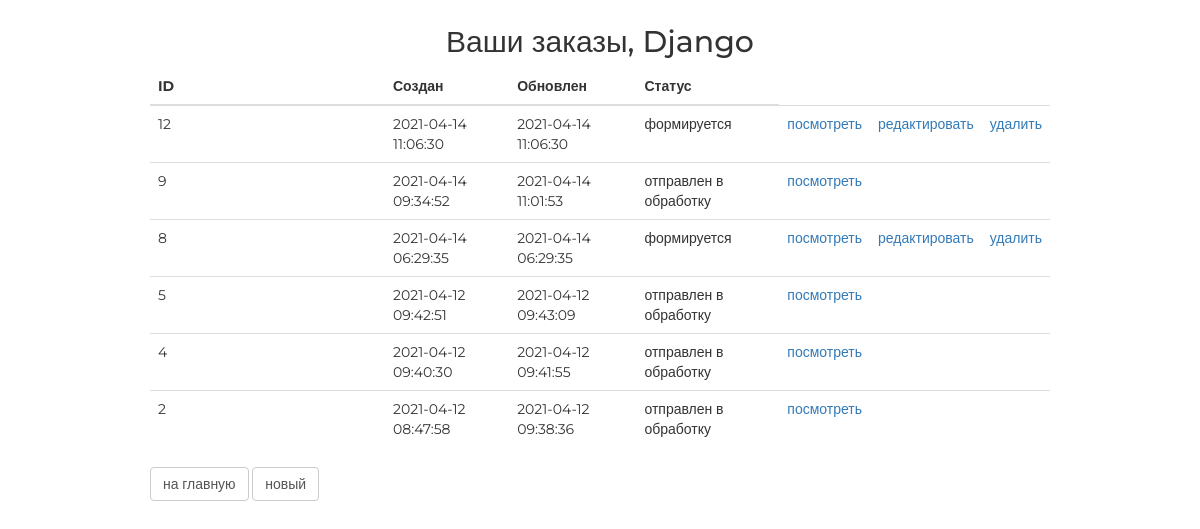
Screenshot of /order/ (signed in) with the database file from the repository.
### authapp/models.py (models this page shows, shortened)
class ShopUser(AbstractUser):
    avatar = models.ImageField(upload_to='users_avatars', blank=True)
    age = models.PositiveSmallIntegerField(verbose_name='возраст', default=18)
    activation_key = models.CharField(verbose_name='ключ подтверждения', max_length=128, blank=True)
    activation_key_expires = models.DateTimeField(verbose_name='актуальность ключа', auto_now_add=True, blank=True,
                                                  null=True)

### ordersapp/models.py (models this page shows, shortened)
class Order(models.Model):
    FORMING = 'FM'
    SEND_TO_PROCEED = 'STP'
    PROCEEDED = 'PRD'
    PAID = 'PD'
    READY = 'RDY'
    CANCEL = 'CNC'
    ORDER_STATUSES = (
        (FORMING, 'формируется'),
        (SEND_TO_PROCEED, 'отправлен в обработку'),
        (PROCEEDED, 'обработан'),
        (PAID, 'оплачен'),
        (READY, 'готов к выдаче'),
        (CANCEL, 'отменен'),
    )
    user = models.ForeignKey(settings.AUTH_USER_MODEL, on_delete=models.CASCADE)
    created = models.DateTimeField(auto_now_add=True, verbose_name='создан')
    updated = models.DateTimeField(auto_now=True, verbose_name='изменен')
    status = models.CharField(choices=ORDER_STATUSES, default=FORMING, verbose_name='статус', max_length=3)
    is_active = models.BooleanField(default=True, verbose_name='активен')
    class Meta:
        ordering = ('-created',)
        verbose_name = 'заказ',
        verbose_name_plural = 'заказы'

### ordersapp/views.py (the view)
# urls.py: path('', ordersapp.OrderListView.as_view(), name='orders_list'),
class OrderListView(ListView):
    model = Order
    def get_queryset(self):
        return Order.objects.filter(user=self.request.user)

### mainapp/context_processors.py (called while the page is built)
def basket(request):
    basket_list = []
    if request.user.is_authenticated:
        basket_list = Basket.objects.filter(user=request.user)
    return {
        'basket': basket_list
    }

### ordersapp/templates/ordersapp/order_list.html
{% extends 'ordersapp/base.html' %}
{% load static %}
{% block content %}
    <div class="h2 text-center head">
        Ваши заказы,
        {% if user.first_name %}
            {{ user.first_name|title }}
        {% else %}
            Пользователь
        {% endif %}
    </div>
    <table class="table orders_list">
        <thead>
        <tr>
            <th>ID</th>
            <th>Создан</th>
            <th>Обновлен</th>
            <th>Статус</th>
        </tr>
        </thead>
        <tbody>
        {% for item in object_list %}
            {% if item.is_active %}
                <tr>
                    <td class="td1 orders_list">{{ item.pk }}</td>
                    <td>{{ item.created|date:"Y-m-d H:i:s" }}</td>
                    <td>{{ item.updated|date:"Y-m-d H:i:s" }}</td>
                    <td>{{ item.get_status_display }}</td>
                    <td>
                        <a href="{% url 'ordersapp:order_read' item.pk %}">
                            посмотреть
                        </a>
                    </td>
                    <td>
                        {% if item.status == 'FM' %}
                            <a href="{% url 'ordersapp:order_update' item.pk %}">
                                редактировать
                            </a>
                        {% endif %}
                    </td>
                    <td>
                        {% if item.status == 'FM' %}
                            <a href="{% url 'ordersapp:order_delete' item.pk %}">
                                удалить
                            </a>
                        {% endif %}
                    </td>
                </tr>
            {% endif %}
        {% endfor %}
        </tbody>
    </table>
    <button class="btn btn-default btn-round">
        <a href="{% url 'main' %}">
            на главную
        </a>
    </button>
    <button class="btn btn-default btn-round">
        <a href="{% url 'ordersapp:order_create' %}">
            новый
        </a>
    </button>
{% endblock %}

### static/css/style.css (style rules this page uses)
* { margin: 0; padding: 0; }
.order_container button a { text-decoration: none; color: #555; }
body { font-family: 'Montserrat', sans-serif; }
html, body { height: 100%; }
table { width: 100%; }
td:first-child { width: 235px; }

### rows the page displays
ShopUser: first_name "Django"
Order: pk "12", created "2021-04-14 11:06:30", updated "2021-04-14 11:06:30", status "формируется", shows "редактировать", shows "удалить"
Order: pk "9", created "2021-04-14 09:34:52", updated "2021-04-14 11:01:53", status "отправлен в обработку"
Order: pk "8", created "2021-04-14 06:29:35", updated "2021-04-14 06:29:35", status "формируется", shows "редактировать", shows "удалить"
Order: pk "5", created "2021-04-12 09:42:51", updated "2021-04-12 09:43:09", status "отправлен в обработку"
Order: pk "4", created "2021-04-12 09:40:30", updated "2021-04-12 09:41:55", status "отправлен в обработку"
Order: pk "2", created "2021-04-12 08:47:58", updated "2021-04-12 09:38:36", status "отправлен в обработку"
